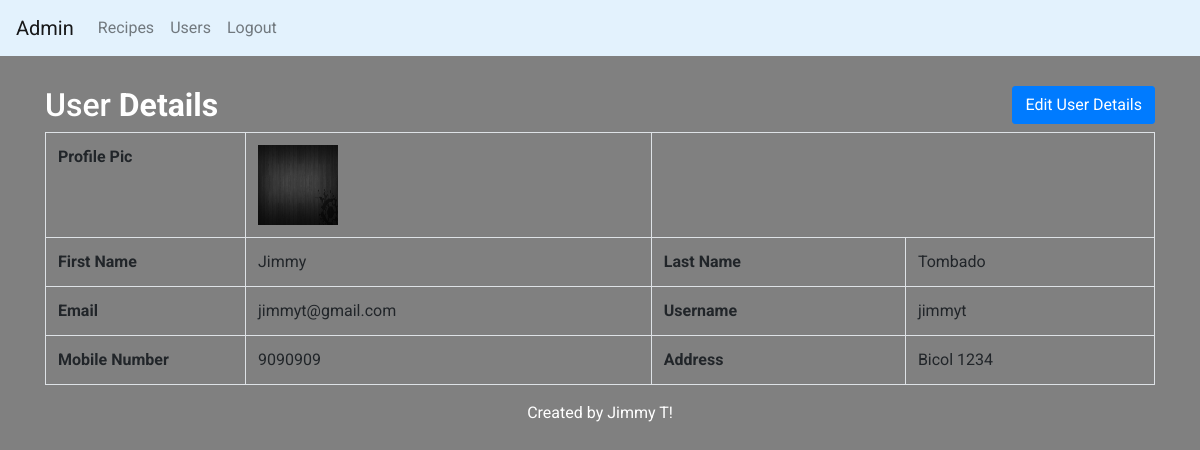
Screenshot of /admin/user-read.php?viewid=8 (signed in) with the database file from the repository.
### tables this page shows
CREATE TABLE `users` (
  `ID` int(10) NOT NULL,
  `FirstName` varchar(200) DEFAULT NULL,
  `LastName` varchar(200) DEFAULT NULL,
  `MobileNumber` bigint(10) DEFAULT NULL,
  `Email` varchar(200) DEFAULT NULL,
  `Username` varchar(255) DEFAULT NULL,
  `Password` varchar(255) DEFAULT NULL,
  `Address` mediumtext DEFAULT NULL,
  `ProfilePic` varchar(200) DEFAULT NULL,
  `CreationDate` timestamp NOT NULL DEFAULT current_timestamp() ON UPDATE current_timestamp()
);

### admin/user-read.php (the view, shortened to what this page needs)
<?php
include('dbconnection.php');
?>
<?php include 'header.php';?>
<div class="container-xl">
  <div class="table-responsive">
    <div class="table-wrapper">
      <div class="table-title">
        <div class="row">
          <div class="col-sm-5">
              <h2>User <b>Details</b></h2>
          </div>
          <?php
          $vid=$_GET['viewid'];
          $ret=mysqli_query($con,"select * from users where ID =$vid");
          while ($row=mysqli_fetch_array($ret)) {
          ?>
            <div class="col-sm-7" align="right">
              <a href="/admin/user-edit.php?editid=<?php echo htmlentities ($row['ID']);?>" class="btn btn-primary"><span>Edit User Details</span></a>
          </div>
        </div>
      </div>
      <table cellpadding="0" cellspacing="0" border="0" class="display table table-bordered" id="hidden-table-info">
        <tbody>
          <tr>
            <th width="200">Profile Pic</th>
            <td><img src="/admin/profilepics/<?php  echo $row['ProfilePic'];?>" width="80" height="80"></td>
          </tr>
          <tr>
            <th>First Name</th>
            <td><?php  echo $row['FirstName'];?></td>
            <th>Last Name</th>
            <td><?php  echo $row['LastName'];?></td>
          </tr>
          <tr>
            <th>Email</th>
            <td><?php  echo $row['Email'];?></td>
            <th>Username</th>
            <td><?php  echo $row['Username'];?></td>
          </tr>
          <tr>
            <th>Mobile Number</th>
            <td><?php  echo $row['MobileNumber'];?></td>
            <th>Address</th>
            <td><?php  echo $row['Address'];?></td>
          </tr>
        <?php
        }?>
        </tbody>
      </table>
    </div>
  </div>
</div>
<?php include 'footer.php';?>

### admin/css/styles.css (style rules this page uses)
body { color: #fff; background: grey; font-family: 'Roboto', sans-serif; }
.form-control, .btn { border-radius: 3px; }

### rows the page displays
users: ProfilePic (picture), FirstName "Jimmy", LastName "Tombado", Email "jimmyt@gmail.com", Username "jimmyt", MobileNumber "9090909", Address "Bicol 1234"
